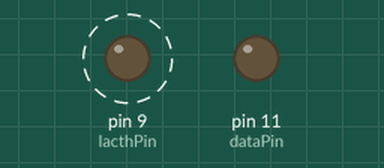
Bench run of a sketch on a simulated Arduino Uno, built with avr-gcc and run on an emulated ATmega328P. On the bench: output pins drawn as LEDs (lit = HIGH). Dashed ring = blinking. Pins used as bus, display or sensor lines are not drawn.

Above: at 0.12 s.
Timing chart, 0 to 3.0 s (numbered marks = the images above):
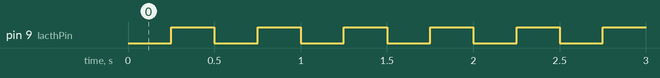

Measured:
- by itself, pin 9 (lacthPin): alternates HIGH for 0.25 s and LOW for 0.25 s

The sketch:

shift_register.ino
```cpp
int lacthPin=9;
int clockPin=12;
int dataPin=11;
byte data=0b0000000;

void setup()
{
  pinMode(lacthPin,OUTPUT);
  pinMode(clockPin,OUTPUT);
  pinMode(dataPin,OUTPUT);
}

void loop()
{
  clockRegister(lacthPin,clockPin);
}

void clockRegister(int l_pin,int c_pin)
{
  digitalWrite(l_pin,LOW);
  digitalWrite(c_pin,LOW);

  delay(250);
 digitalWrite(c_pin,HIGH);
  digitalWrite(l_pin,HIGH);

  delay(250);


  digitalWrite(l_pin,LOW);
  digitalWrite(c_pin,LOW);

  delay(250);
 digitalWrite(c_pin,HIGH);
  digitalWrite(l_pin,HIGH);

  delay(250);


}
```
